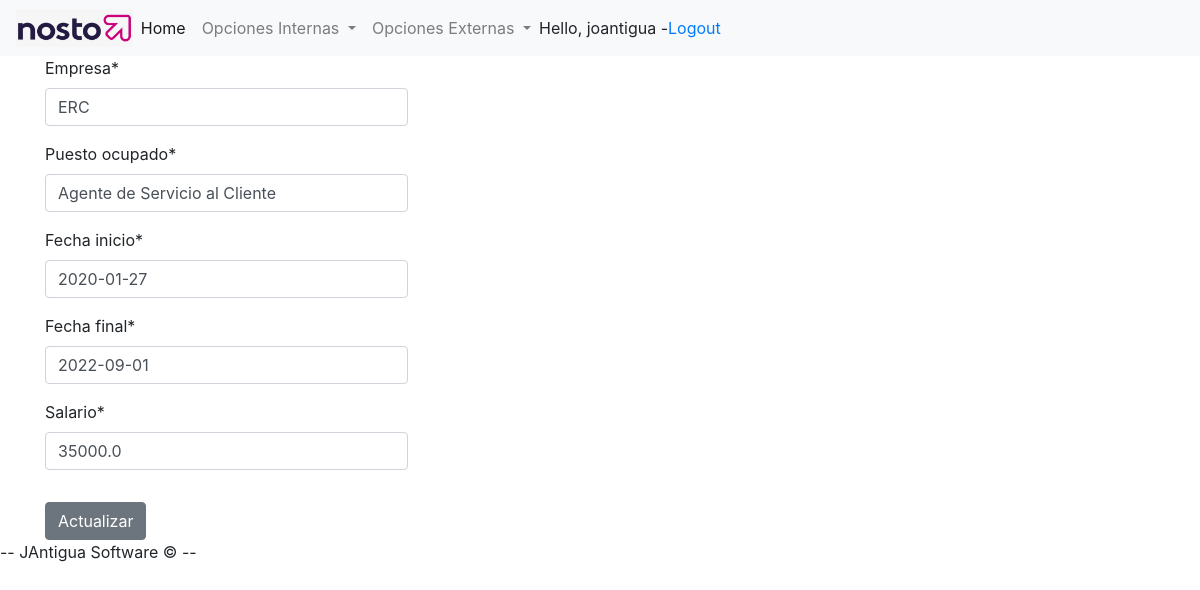
Page /update_experiencia_laboral/1/ (signed in) on the committed database.
### crudrh/models.py (models this page shows, shortened)
class Experiencia_Laboral(models.Model):
  usuario = models.ForeignKey(User, on_delete=models.CASCADE, null=True)
  empresa = models.CharField(max_length = 200, null = True)
  puesto_ocupado = models.CharField(max_length = 200, null = True)
  fecha_inicio = models.DateField(null = True)
  fecha_final = models.DateField(null = True)
  salario = models.FloatField(null = True)

### crudrh/views.py (the view)
# urls.py: path('update_experiencia_laboral/<int:id>/', views.updateExperienciaLaboral),
@login_required(login_url= "/login")
def updateExperienciaLaboral(request, id):
  experiencia_laboral = Experiencia_Laboral.objects.get(pk = id)
  form = Experiencia_LaboralForm(request.POST or None, instance = experiencia_laboral)
  if form.is_valid():
      form.save()
      return redirect('/experiencia_laboral')
  context = {
    'form':form,
    'experiencia_laboral':experiencia_laboral,
  }
  return render(request, 'crudrh/experiencia_laboral_form_update.html', context)

### crudrh/forms.py
class Experiencia_LaboralForm(ModelForm):
    class Meta:
      model = Experiencia_Laboral
      fields = '__all__'

### crudrh/templates/crudrh/experiencia_laboral_form_update.html (shortened to what this page needs)
{% extends 'crudrh/main.html' %}
{% load static %}
{% load crispy_forms_tags %}
{% block content %}
<link rel="stylesheet" href="https://cdn.jsdelivr.net/npm/bootstrap@4.3.1/dist/css/bootstrap.min.css">
<link rel = "stylesheet" type = "text/css" href = "{% static '/css/main.css' %}">
<div class="container">
  <form method = "POST">
    <div class = "form-row">
      <div class = "form-group col-sm-6 col-md-4">
        {{form.empresa|as_crispy_field}}
        {{form.puesto_ocupado|as_crispy_field}}
        {{form.fecha_inicio|as_crispy_field}}
        {{form.fecha_final|as_crispy_field}}
        {{form.salario|as_crispy_field}}
      </div>
    </div>
    <input type = "submit" value = "Actualizar" class = "btn btn-secondary">
  </form>
</div>
{% endblock %}

### crudrh/templates/crudrh/navbar.html (shortened to what this page needs)
{% load static %}
<nav class="navbar navbar-expand-lg navbar-light bg-light">
  <img src = "{% static 'images/logo.png' %}">
  <div class="collapse navbar-collapse" id="navbarNavDropdown">
    <ul class="navbar-nav">
      <li class="nav-item active">
        <a class="nav-link" href="/home">Home <span class="sr-only">(current)</span></a>
      </li>
      {% if request.user.is_staff %}
      <li class="nav-item dropdown">
        <a class="nav-link dropdown-toggle" href="#" id="navbarDropdownMenuLink" data-toggle="dropdown" aria-haspopup="true" aria-expanded="false">
          Opciones Internas
        </a>
      </li>
      {% endif %}
      <li class="nav-item dropdown">
        <a class="nav-link dropdown-toggle" href="#" id="navbarDropdownMenuLink" data-toggle="dropdown" aria-haspopup="true" aria-expanded="false">
          Opciones Externas
        </a>
      </li>
    </ul>
    <span>Hello, {{request.user}}  -</span>
    <span><a href = "/logout">Logout</a></span>
  </div>
</nav>

### crudrh/templates/crudrh/navbar.html (style rules this page uses)
img { max-width: 10%; height: 10%; }

### rows in the picture
Experiencia_Laboral: empresa "ERC", puesto_ocupado "Agente de Servicio al Cliente", fecha_inicio "2020-01-27", fecha_final "2022-09-01", salario "35000.0"

### other values in the picture
{{ request.user }} "joantigua"
